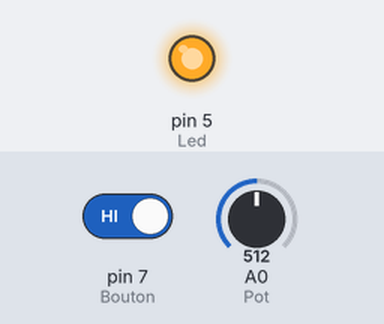
A sketch run on a simulated Arduino Uno, built with avr-gcc and run on an emulated ATmega328P. Shown: output pins drawn as LEDs (lit = HIGH). Inputs (shaded band) come from the test bench; at power-on: pin 7 (Bouton) HIGH, A0 (Pot) = 512. What the sketch prints to the serial monitor is not drawn.

Above: at 1.2 s.
1.3 s: pin 7 (Bouton) driven LOW
At 3.8 s:
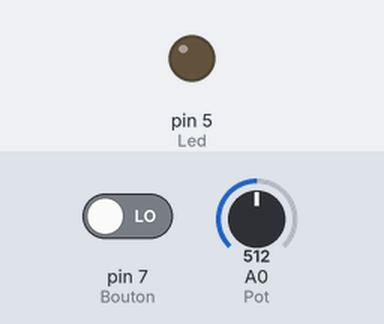
4.3 s: A0 (Pot) set to 0
Timing chart, 0 to 7.3 s (numbered marks = the images above; inputs shaded):
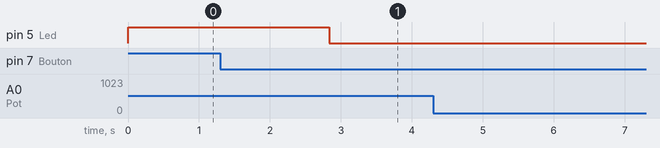

Measured:
- after the input at 1.3 s, pin 5 (Led): HIGH → LOW after 1.5 s
- after the input at 4.3 s, every drawn part: stays the same

The sketch:

P5-Pot_Q3c.ino
```cpp
// Croquis P5-Pot_Q3c.ino

//----- CONSTANTES -----
#define Pot 0  // POTENTIOMETRE sur la ligne analogique 0 (A0)
#define Led 5  // LED sur la ligne E/S 5
#define Bouton 7 // BOUTON sur la ligne E/S 7

//----- VARIABLE -----
int valPot;  // Variable du POTENTIOMETRE
int valTemp; // Durée de temporisation
int Etat = 0; // Etat du BOUTON

//----- PROCEDURE D'INITIALISATION -----
void setup() {
  Serial.begin(9600);  // Vitesse communication
  pinMode(Led, OUTPUT); // Ligne de la LED en sortie
  pinMode(Bouton, INPUT); // Ligne du BOUTON en entrée
  digitalWrite(Led, HIGH); // LED allumée
}
//----- BOUCLE PRINCIPALE -----
// APPUYER SUR LE BOUTON RESET POUR REINITIALISER
void loop(){
  valPot = analogRead(Pot); // Lecture du POT.
  valTemp = map(valPot, 0, 1023, 0, 3000); // durée de temporisation
  // Affichage sur le moniteur série
//  Serial.print("Valeur du potentiomètre : ");
//  Serial.println(valPot);
  Serial.print("Temps de temporisation : ");
  Serial.print(valTemp);
  Serial.println(" millisecondes");
  Etat = digitalRead(Bouton);
  if (Etat == LOW) { // Si le bouton est appuyé
    delay(valTemp); // On attend...
    digitalWrite(Led, LOW); // LED éteinte au bout de la durée voulue
  }
 }
```
